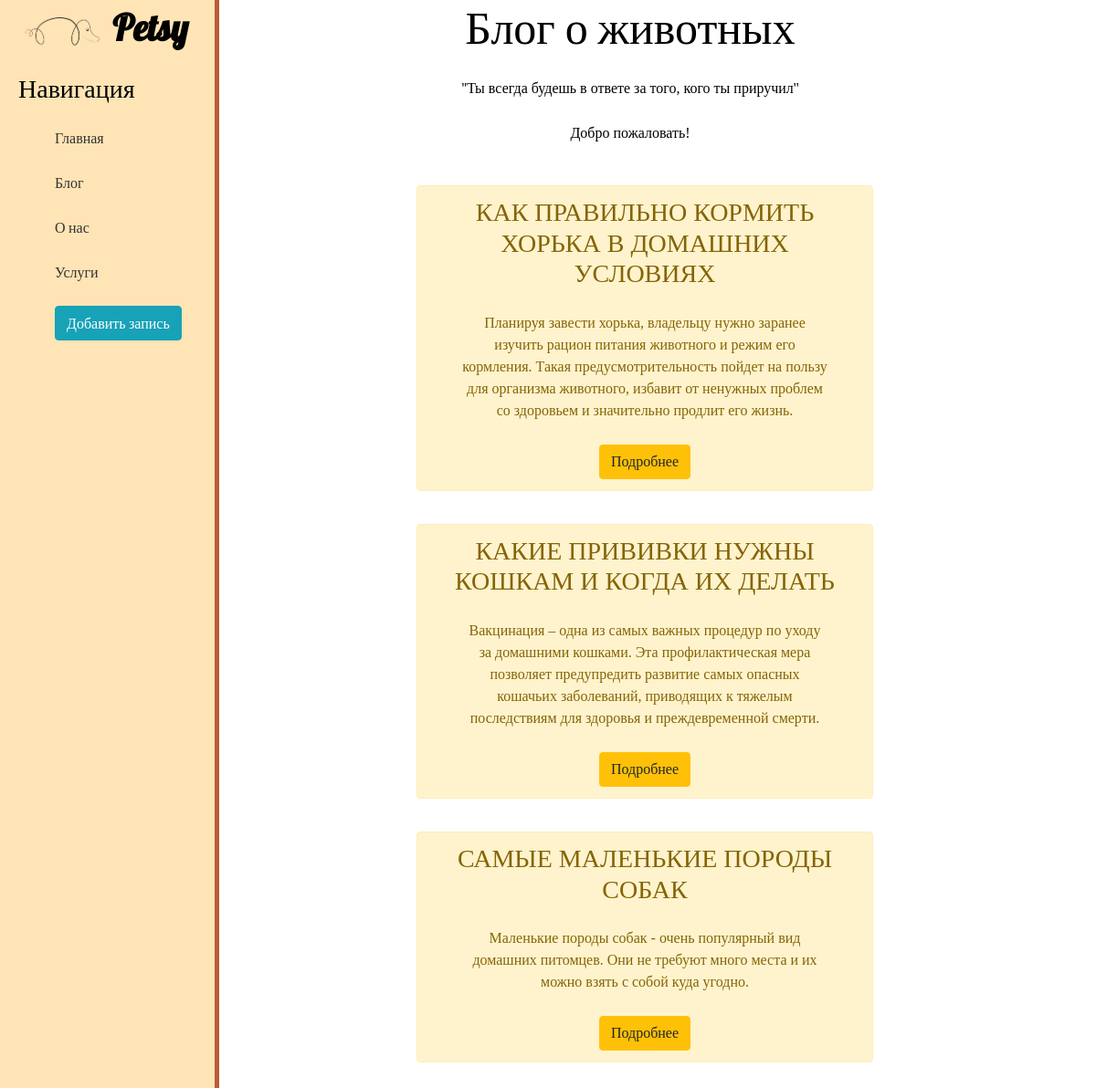
Screenshot of /blog/ with the database file from the repository.
### blog/models.py (models this page shows, shortened)
class Article(models.Model):
    title = models.CharField('Название статьи', max_length=100)
    anons = models.CharField('Анонс', max_length=250)
    full_text = models.TextField('Статья')
    date = models.DateTimeField('Дата публикации')
    class Meta:
        verbose_name = 'Статья'
        verbose_name_plural = 'Статьи'

### blog/views.py (the view)
# urls.py: path('', views.blog_home, name='blog_home'),
def blog_home(request):
    blog_info = Article.objects.order_by('title')
    return render(request, 'blog/blog_home.html', {'blog_info': blog_info})

### blog/templates/blog/blog_home.html (shortened to what this page needs)
{% extends 'main/layout.html' %}
{% block content %}
    <div class="features">
        <h1>Блог о животных</h1>
        <p>''Ты всегда будешь в ответе за того, кого ты приручил''</p>
        <p>Добро пожаловать!</p>
        {% if blog_info %}
            {% for el in blog_info %}
                <div class="alert alert-warning">
                    <h3>{{ el.title }}</h3>
                    <p>{{ el.anons }}</p>
                    <a href="{% url 'blog-detail' el.id %}" class='btn btn-warning'>Подробнее</a>
                </div>
            {% endfor %}
        {% else %}
            <p>На сайте пока нет статей!</p>
        {% endif %}
    </div>
{% endblock %}

### main/templates/main/layout.html (shortened to what this page needs)
<!doctype html>
{% load static %}
<html lang="ru">
<head>
    <link rel="stylesheet" href="{% static 'main/css/main.css' %}">
    <link rel="stylesheet" href="https://cdn.jsdelivr.net/npm/bootstrap@4.6.0/dist/css/bootstrap.min.css">
</head>
<body>
    <aside>
        <img src="{% static 'main/img/logo.png' %}" alt="Лого">
        <span class="logo">Petsy</span>
        <h3>Навигация</h3>
        <ul>
            <a href="{% url 'home' %}"><li>Главная</li></a>
            <a href="{% url 'blog_home' %}"><li>Блог</li></a>
            <a href="{% url 'about' %}"><li>О нас</li></a>
            <a href="{% url 'shops' %}"><li>Услуги</li></a>
            <a href="{% url 'create' %}"><li><button class="btn btn-info">Добавить запись</button><li></li></a>
        </ul>
    </aside>
    <main>
        {% block content %}
        {% endblock %}
    </main>
</body>
</html>

### main/static/main/css/main.css (style rules this page uses)
body { background: #FFEEDB; color: #000000; }
aside { padding-left: 20px; font-family: 'Lobster'; float: left; background: #FFE4B5; width: 20%; height: 300vh; color: #000000; border-right: 5px solid #B85C38; }
aside img { width: 70pt; float: left; }
aside .logo { font-size: 40px; margin-left: 10px; font-weight: bold; font-family: 'Lobster' position: relative; top: -5px }
aside h3 { margin-top: 20px; font-size: 28px; }
aside ul { list-style: none }
aside ul li, aside ul a { color: #333; display: block; margin-top: 25px; transition: transform .3s ease; }
main .features { font-family: 'Rajdhani'; float: left; color: #000000; margin-top 100px; text-align: center; width: 75% }
main .features h1 { font-size: 50px; font-family: 'Lobster'; }
main .features p { max-width: 400px; margin: 25px auto }
.alert-warning { background: #FFD8CC; float: left; clear: both; width: 500px; margin: 20px 24%; text-align: center; }

### rows the page displays
Article: title "КАК ПРАВИЛЬНО КОРМИТЬ ХОРЬКА В ДОМАШНИХ УСЛОВИЯХ", anons "Планируя завести хорька, владельцу нужно заранее изучить рацион питания животного и режим его кормления. Такая предусмотрительность пойдет на пользу для организма животного, избавит от ненужных проблем со здоровьем и значительно продлит его жизнь."
Article: title "КАКИЕ ПРИВИВКИ НУЖНЫ КОШКАМ И КОГДА ИХ ДЕЛАТЬ", anons "Вакцинация – одна из самых важных процедур по уходу за домашними кошками. Эта профилактическая мера позволяет предупредить развитие самых опасных кошачьих заболеваний, приводящих к тяжелым последствиям для здоровья и преждевременной смерти."
Article: title "САМЫЕ МАЛЕНЬКИЕ ПОРОДЫ СОБАК", anons "Маленькие породы собак - очень популярный вид домашних питомцев. Они не требуют много места и их можно взять с собой куда угодно."
